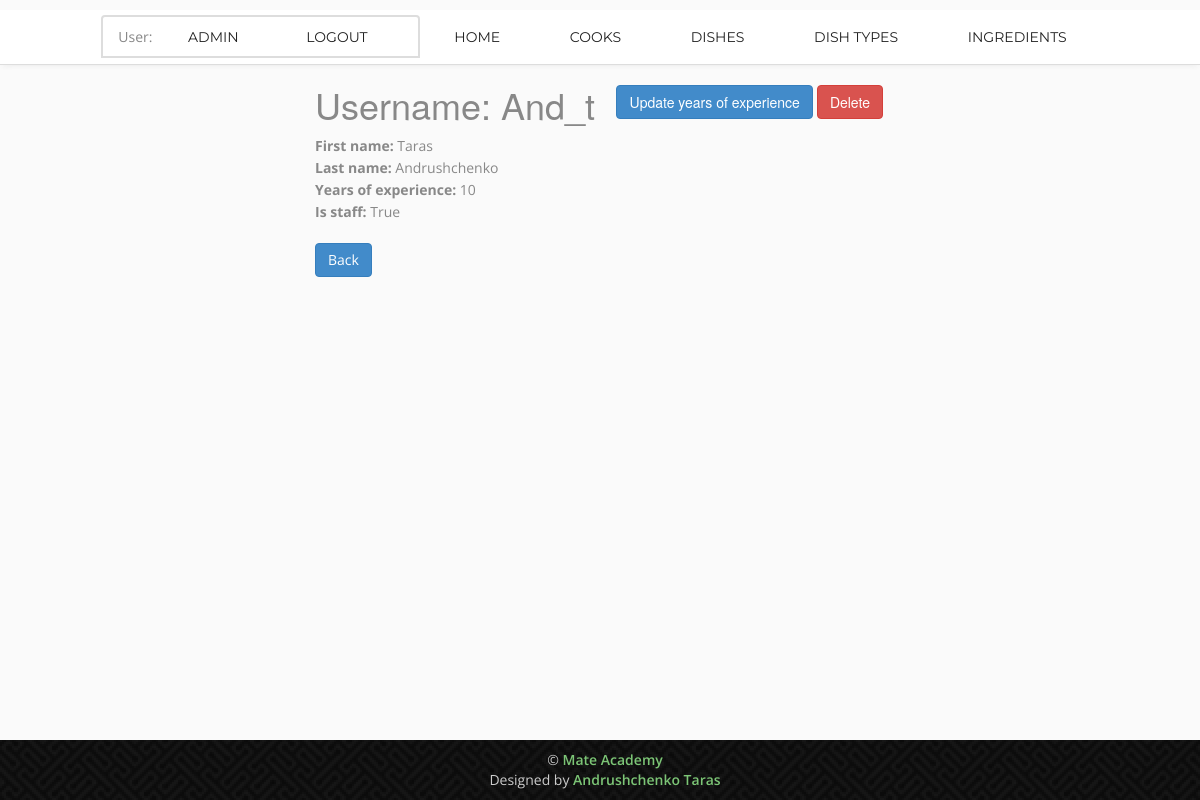
Screenshot of /cooks/1/ (signed in) with the database file from the repository.
### workspace/models.py (models this page shows, shortened)
class Cook(AbstractUser):
    years_of_experience = models.IntegerField(default=0)
    class Meta:
        ordering = ["pk"]
    def get_absolute_url(self):
        return reverse("workspace:cook-detail", kwargs={"pk": self.pk})

### workspace/views.py (the view)
class CookDetailView(LoginRequiredMixin, generic.DetailView):
    model = get_user_model()

### templates/workspace/cook_detail.html
{% extends "base.html" %}
{% block content %}
  <div class="col-sm-3"></div>
    <div class="col-sm-6">
      <h1>
        Username: {{ cook.username }}
        <a href="{% url 'workspace:cook-delete' pk=cook.id %}" class="btn btn-danger link-to-page">
          Delete
        </a>
        <a href="{% url 'workspace:cook-update' pk=cook.id %}" class="btn btn-primary link-to-page">
          Update years of experience
        </a>
      </h1>
      <p><strong>First name:</strong> {{ cook.first_name }}</p>
      <p><strong>Last name:</strong> {{ cook.last_name }}</p>
      <p><strong>Years of experience:</strong> {{ cook.years_of_experience }}</p>
      <p><strong>Is staff:</strong> {{ cook.is_staff }}</p>
      <br>
      <a href="{% url 'workspace:cook-list' %}" class="btn btn-primary">Back</a>
    </div>
  <div class="col-sm-3"></div>
{% endblock %}

### templates/includes/nav-bar.html (shortened to what this page needs)
	<nav class="main-nav-outer" id="test">
			<ul class="main-nav">
        {% if user.is_authenticated %}
          <li class="list-group-item">User: <a href="{{ user.get_absolute_url }}">{{ user.get_username }}</a>
            <a href="{% url 'logout'%}?next={{request.path}}">Logout</a>
        {% else %}
          <li class="list-group-item"><a href="{% url 'login'%}?next={{request.path}}">Login</a></li>
        {% endif %}
          <li><a href="{% url 'workspace:index' %}">Home</a></li>
          <li><a href="{% url 'workspace:cook-list' %}">Cooks</a></li>
          <li><a href="{% url 'workspace:dish-list' %}">Dishes</a></li>
          <li><a href="{% url 'workspace:dish-type-list' %}">Dish types</a></li>
          <li><a href="{% url 'workspace:ingredient-list' %}">Ingredients</a></li>
			</ul>
	</nav>

### static/css/style.css (style rules this page uses)
a, a:hover, a:active { outline:0px !important }
body { background:#fafafa; font-family: 'Open Sans', sans-serif; font-size:14px; font-weight:normal; color:#888888; margin:0; }
p { line-height:24px; margin:0; }
.main-nav-outer { padding:0px; border-bottom:1px solid #dddddd; box-shadow:0 4px 5px -3px #ececec; position:relative; background:#fff; }
.main-nav { text-align:center; margin:10px 0 0px; padding:0; list-style:none; }
.main-nav li { display:inline; margin:0 1px; }
.main-nav li a { display:inline-block; color:#222222; text-transform:uppercase; font-family: 'Montserrat', sans-serif; text-decoration: none; line-height:20px; margin:17px 32px; transition:all 0.3s ease-in-out; -moz-transition:all 0.3s ease-in-out; -webkit-transition:all 0.3s ease-in-out; }
.featured-box p { line-height:22px; }
.link-to-page { float: right; margin: 0 2px 0 2px; }

### static/css/responsive.css (style rules this page uses)
@media only screen and (min-width: 992px) { .main-nav { display:block !important; } }

### rows the page displays
Cook: get_username "ADMIN"
Cook: username "And_t", first_name "Taras", last_name "Andrushchenko", years_of_experience "10", is_staff "True"
